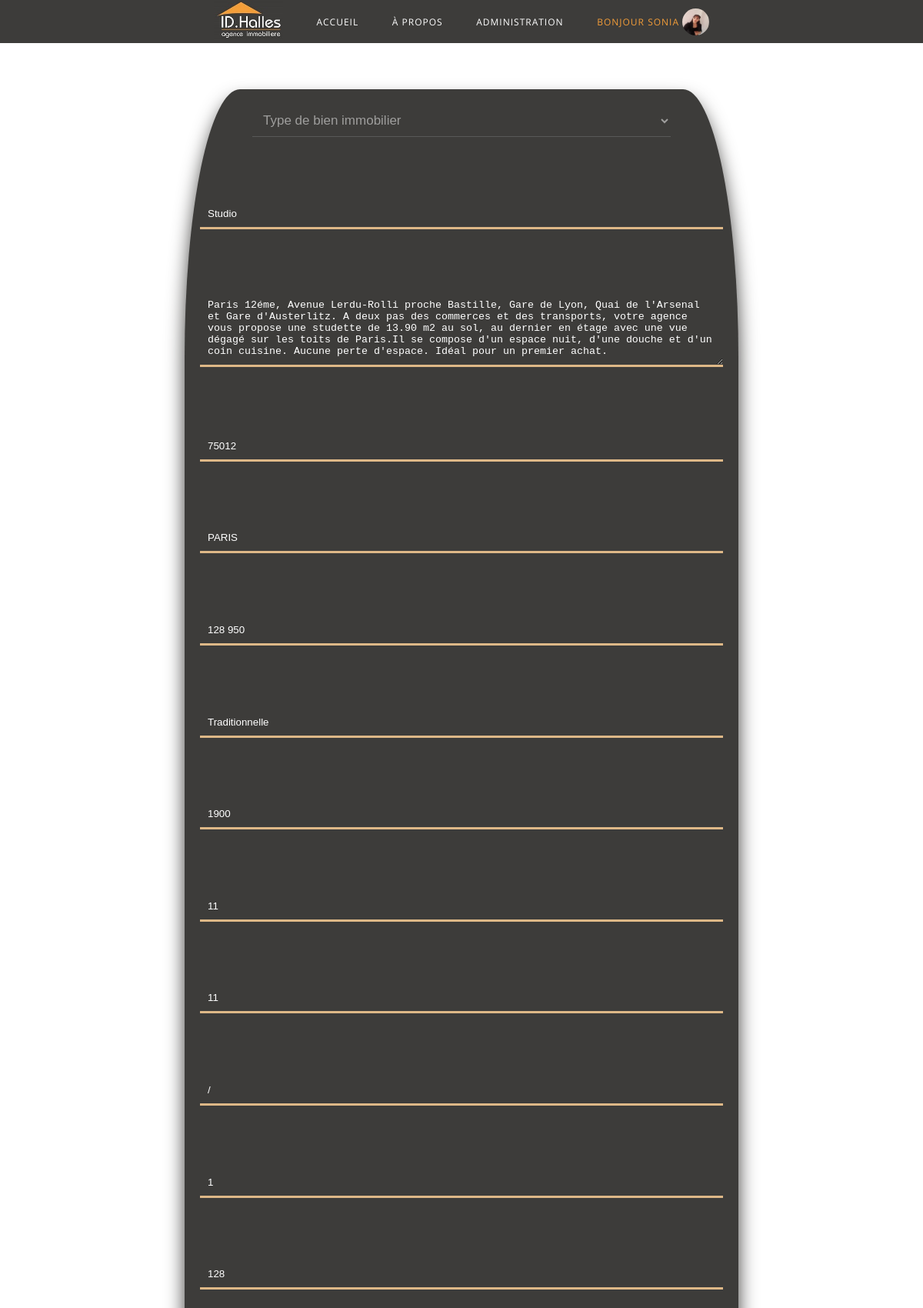
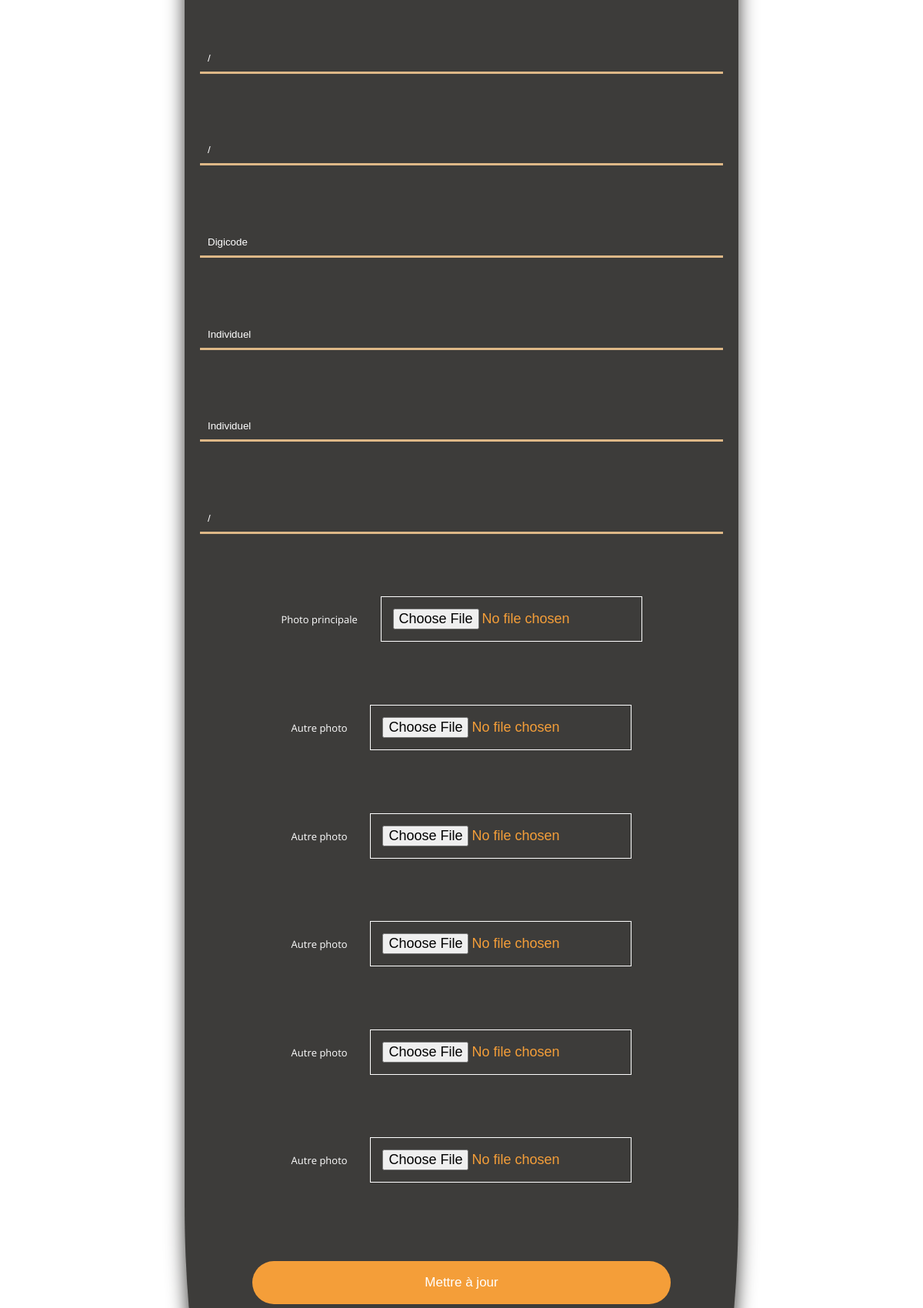
The page /editClassifiedBuy.php?id=8 (signed in, upper part) on the database its author committed (2 pictures, top to bottom).
### tables this page shows
CREATE TABLE IF NOT EXISTS `users` (
  `id_user` int(11) NOT NULL AUTO_INCREMENT,
  `avatar` varchar(250) NOT NULL,
  `lastName` varchar(250) NOT NULL,
  `firstName` varchar(250) NOT NULL,
  `birth_date` date NOT NULL,
  `pseudo` varchar(250) NOT NULL,
  `password` varchar(250) NOT NULL,
  `e_mail` varchar(250) NOT NULL,
  `adress` text NOT NULL,
  `phoneMobile` varchar(250) NOT NULL,
  `admin` int(11) DEFAULT NULL,
  PRIMARY KEY (`id_user`)
);

CREATE TABLE IF NOT EXISTS `acheter` (
  `id` int(11) NOT NULL AUTO_INCREMENT,
  `type` varchar(250) NOT NULL,
  `typeBien` varchar(250) NOT NULL,
  `photo1` varchar(250) NOT NULL,
  `photo2` varchar(250) NOT NULL,
  `photo3` varchar(250) NOT NULL,
  `photo4` varchar(250) NOT NULL,
  `photo5` varchar(250) NOT NULL,
  `photo6` varchar(250) NOT NULL,
  `description` text NOT NULL,
  `ville` varchar(250) NOT NULL,
  `departement` int(11) NOT NULL,
  `prix` varchar(50) NOT NULL,
  `typeConstruction` varchar(250) NOT NULL,
  `anneeConstruction` int(11) NOT NULL,
  `surfaceTotal` int(11) NOT NULL,
  `surfaceHabitable` int(11) NOT NULL,
  `surfaceTerrain` varchar(50) NOT NULL,
  `nombrePiece` int(11) NOT NULL,
  `taxeFonciere` int(11) NOT NULL,
  `travauxRecent` varchar(250) NOT NULL,
  `travauxPrevoir` varchar(250) NOT NULL,
  `equipement` varchar(250) NOT NULL,
  `chauffage` varchar(250) NOT NULL,
  `eauChaude` varchar(250) NOT NULL,
  `plus` varchar(250) NOT NULL,
  PRIMARY KEY (`id`)
);

### editClassifiedBuy.php (called while the page is built, shortened)
<?php
require('application/database.php');
if(isset($_SESSION['id_user'])){
    $userInfo=getIdUser($_SESSION['id_user']);
}
$id=$_GET['id'];
$classifiedBuy=getClassifiedBuy($id);
include 'layout.phtml';

### application/database.php (called while the page is built, shortened)
<?php
function createconnection(){
    $pdo=new PDO('mysql:host=localhost;dbname=projet;charset=utf8','root','');
    $pdo->setAttribute(PDO::ATTR_ERRMODE, PDO::ERRMODE_EXCEPTION);
    return $pdo;
}
function getIdUser($id){
    $pdo=createconnection();
    $req=$pdo->prepare('SELECT * FROM `users` WHERE `id_user`=?');
    $req->execute(array($id));
    $idUser=$req->fetch(PDO::FETCH_ASSOC);
    return $idUser;
}
function getClassifiedBuy($id){
    $pdo=createconnection();
    $req=$pdo->prepare('SELECT * FROM `acheter` WHERE `id`=?');
    $req->execute(array($id));
    $detailsBuy=$req->fetch(PDO::FETCH_ASSOC);
    return $detailsBuy;
}
?>

### editClassifiedBuy.phtml (the view, shortened to what this page needs)
<form method='POST' enctype="multipart/form-data" class='userConnect'>
        <div>
            <select id='type' name="newType">
            <option value="Appartement">Type de bien immobilier</option>
            </select>
        </div>
        <div>
            <input type="text" id="typeBien" name="newTypeBien" placeholder="Type d'appartement" value="<?= $classifiedBuy['typeBien'];?>">
        </div>
        <div>
             <textarea id="description" name="newDescription" placeholder="Desciption" rows="5" cols="33"><?= $classifiedBuy['description'];?></textarea>
        </div>
        <div>
            <input type="text" id="departement" name="newDepartement" placeholder="Departement" value="<?= $classifiedBuy['departement'];?>">
        </div>
        <div>
            <input type="text" id="city" name="newCity" placeholder="Ville" value="<?= $classifiedBuy['ville'];?>">
        </div>
        <div>
            <input type="text" id="price" name="newPrice" placeholder="prix" value="<?= $classifiedBuy['prix'];?>">
        </div>
        <div>
            <input type="text" id="TypeConstruction" name="newTypeConstruction" placeholder="Type de construction" value="<?= $classifiedBuy['typeConstruction'];?>">
        </div>
        <div>
            <input type="text" id="AnneeConstruction" name="newAnneeConstruction" placeholder="Année de construction" value="<?= $classifiedBuy['anneeConstruction'];?>">
        </div>
        <div>
            <input type="text" id="areaTotal" name="newAreaTotal" placeholder="Surface totale" value="<?= $classifiedBuy['surfaceTotal'];?>">
        </div>
        <div>
            <input type="text" id="surfaceHabitable" name="newSurfaceHabitable" placeholder="Surface habitable" value="<?= $classifiedBuy['surfaceHabitable'];?>">
        </div>
        <div>
            <input type="text" id="surfaceTerrain" name="newSurfaceTerrain" placeholder="Surface Terrain" value="<?= $classifiedBuy['surfaceTerrain'];?>">
        </div>
        <div>
            <input type="text" id="nombrePiece" name="newNombrePiece" placeholder="Nombre de piéces" value="<?= $classifiedBuy['nombrePiece'];?>">
        </div>
        <div>
            <input type="text" id="TaxesFonciere" name="newTaxesFonciere" placeholder="Taxes fonciére" value="<?= $classifiedBuy['taxeFonciere'];?>">
        </div>
        <div>
            <input type="text" id="TravauxRecent" name="newTravauxRecent" placeholder="Travaux recent" value="<?= $classifiedBuy['travauxRecent'];?>">
        </div>
        <div>
            <input type="text" id="TravauxProvisoir" name="newTravauxProvisoir" placeholder="Travaux à prévoir" value="<?= $classifiedBuy['travauxPrevoir'];?>">
        </div>
        <div>
            <input type="text" id="Equipement" name="newEquipement" placeholder="Equipement" value="<?= $classifiedBuy['equipement'];?>">
        </div>
        <div>
            <input type="text" id="chauffage" name="newChauffage" placeholder="Chauffage" value="<?= $classifiedBuy['chauffage'];?>">
        </div>
        <div>
            <input type="text" id="EauChaude" name="newEauChaude" placeholder="Eau chaude" value="<?= $classifiedBuy['eauChaude'];?>">
        </div>
        <div>
            <input type="text" id="plus" name="newPlus" placeholder="Plus" value="<?= $classifiedBuy['plus'];?>">
        </div>
        <div>
                 <label for='Picturs1' class='custom_file_upload'>Photo principale</label>
                <input type="file" name="newPicturs1" id="Picturs1">
         </div>
         <div>
                <label for='Picturs2' class='custom_file_upload'>Autre photo</label>
                <input type="file" name="newPicturs2" id="Picturs2">
         </div>
         <div>
                 <label for='Picturs3' class='custom_file_upload'>Autre photo</label>
                <input type="file" name="newPicturs3" id="Picturs3">
         </div>
         <div>
                 <label for='Picturs4' class='custom_file_upload'>Autre photo</label>
                <input type="file" name="newPicturs4" id="Picturs4">
         </div>
         <div>
                <label for='Picturs5' class='custom_file_upload'>Autre photo</label>
                <input type="file" name="newPicturs5" id="Picturs5">
         </div>
         <div>
                 <label for='Picturs6' class='custom_file_upload'>Autre photo</label>
                <input type="file" name="newPicturs6" id="Picturs6">
         </div>
          <div>
            <button type="submit">Mettre à jour</button>
        </div>
    </form>

### header/header.php (shortened to what this page needs)
<nav>
        <ul>
            <?php if(isset($userInfo) && $userInfo['admin']==1) : ?>
                <li><a href='index.php?id=<?=intval($userInfo['id_user']); ?>'><img src='image/images.jpg' class='logo'></a></li>
                <li><a href="index.php?id=<?= intval($userInfo['id_user']); ?>">accueil</a></li>
                <li><a href="aPropos.php?id=<?= intval($userInfo['id_user']); ?>">à propos </a></li>
                    <li><a href='infoUserAdmin.php?id=<?= intval($userInfo['id_user']); ?>'>Administration</a>
                    </li>
                         <?php if(isset($userInfo)) : ?>
                         <li>
                            <a href='user.php?id=<?= intval($userInfo['id_user']); ?>'><span>Bonjour <?= htmlspecialchars($userInfo['pseudo']); ?></span>
                                <?php if(!empty($userInfo['avatar'])) :?>
                                <img src="image/utilisateur/<?= $userInfo['avatar'] ;?>" class='pictur'>
                                <?php else : ?>
                                    <img src="image/utilisateur/default.jpg" whidth="100px">
                                    <?php endif; ?>
                                    <?php endif; ?>
                            </a>
                        </li>
                <?php endif; ?>
        </ul>
    </nav>

### css/style.css (style rules this page uses)
* { -o-box-sizing: border-box; -moz-box-sizing: border-box; -webkit-sizing: border-box; -ms-sizing: border-box; -khtml-sizing: border-box; box-sizing: border-box; outline: none; }
html { font-size:62.5%; }
body { text-align: center; margin:0; padding:0; font-family: 'Open Sans', sans-serif; }
span,.partenaires .fas,strong { color:#f49e39; }
.pictur { width: 35px; border-radius: 50%; vertical-align: top; }

### css/header.css (style rules this page uses)
header nav img { width: 90px; }
nav ul { list-style-type: none; margin: 0; padding: 0; text-align: left; }
header nav { display: -webkit-box; display: -ms-flexbox; display: flex; -webkit-box-pack: justify; -ms-flex-pack: justify; justify-content: space-around; -webkit-box-align: center; -ms-flex-align: center; align-items: center; text-transform: uppercase; letter-spacing: 1px; }
header a { padding: 20px; color:#fff; font-size:1.2rem; text-decoration: none; }
header nav>ul>li { display:inline-block; vertical-align:middle; position: relative; }
nav span { display: inline-block; vertical-align: top; margin-top: 5%; }

### css/form.css (style rules this page uses)
.form input,select { width: 80%; border-right: 0; border-top: 0; border-left:0; background-color:#3d3c3a; opacity:0.5; }
.form input,option,select { color:#fff; font-size:1.7rem; padding:10px; }
.userConnect { width: 60%; margin:auto; background-color:#3d3c3a; color:white; padding:20px; -webkit-box-shadow: 0 15px 25px #3d3c3a; -moz-box-shadow: 0 15px 25px #3d3c3a; -o-box-shadow: 0 15px 25px #3d3c3a; -khtml-box-shadow: 0 15px 25px #3d3c3a; -ms-box-shadow: 0 15px 25px #3d3c3a; box-shadow:0 15px 25px #3d3c3a; -ms-border-radius: 10%; -webkit-border-radius: 10%; -moz-border-radius: 10%; -o-border-radius: 10%; -khtml-border-radius: 10%; border-radius:10%; border:0px; margin-top:5%; margin-bottom: 5%; }
.userConnect div { margin-bottom: 12%; }
.userConnect label { font-size:1.3rem; text-align:left; }
.userConnect input, .userConnect textarea { width: 100%; padding:10px; border-right: 0; border-top: 0; border-left:0; background-color:#3d3c3a; border-bottom:3px solid #DEB887; color:#fff; }

### css/button.css (style rules this page uses)
.userConnect button, .article button { margin-top: 3%; margin-bottom: 3%; border-radius:50px; padding:18px; width: 80%; background-color:#f49e39; border:none; color:#fff; cursor:pointer; font-size:1.7rem; }
#newPicturs1, #newPicturs2, #newPicturs3, #newPicturs4, #newPicturs5, #newPicturs6, #Picturs1, #Picturs2, #Picturs3, #Picturs4, #Picturs5, #Picturs6, #newPicturs { cursor:pointer; padding:15px; border:1px solid #fff; width: 50%; color:#f49e39; font-size:1.8rem; }
.custom_file_upload { margin-right: 4%; font-size:1.6rem; }

### rows shown on the page
users: pseudo "SONIA", avatar (picture)
acheter: newTypeBien "Studio", newDescription "Paris 12éme, Avenue Lerdu-Rolli proche Bastille, Gare de Lyon, Quai de l'Arsenal et Gare d'Austerlitz. A deux pas des commerces et des transports, votre agence vous propose une studette de 13.90 m2 au sol, au dernier en étage avec une vue dégagé sur les toits de Paris.Il se compose d'un espace nuit, d'une douche et d'un coin cuisine. Aucune perte d'espace. Idéal pour un premier achat.", newDepartement "75012", newCity "PARIS", newPrice "128 950", newTypeConstruction "Traditionnelle", newAnneeConstruction "1900", newAreaTotal "11", newSurfaceHabitable "11", newSurfaceTerrain "/", newNombrePiece "1", newTaxesFonciere "128", newTravauxRecent "/", newTravauxProvisoir "/", newEquipement "Digicode", newChauffage "Individuel", newEauChaude "Individuel", newPlus "/"
